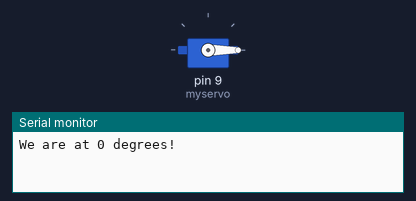
Recording of a sketch running on a simulated Arduino Uno, built with avr-gcc and run on an emulated ATmega328P. On the bench: servo, the last lines printed to the serial monitor.

Above: at 0.05 s.
At 3.0 s:
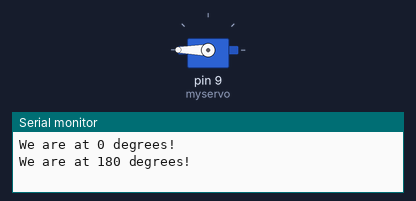
Timing chart, 0 to 6.9 s (numbered marks = the images above):
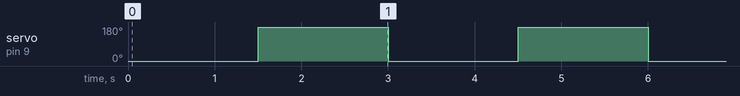

The sketch:

12th_project.ino
```cpp
#include <Servo.h>
Servo myservo;//we declare our servo.

void setup()
{
  Serial.begin(9600);//serial communication.
  myservo.attach(9);//we attach servo to a pin.
}

void loop()
{
  myservo.write(0);//we write degrees to the servo(we tell the servo where to go).
  Serial.println("We are at 0 degrees!");
  delay(1500);
  myservo.write(180);
  Serial.println("We are at 180 degrees!");
  delay(1500);
}
```

Measured:
- by itself, servo on pin 9 (myservo): alternates 180° for 1.5 s and 0° for 1.5 s
